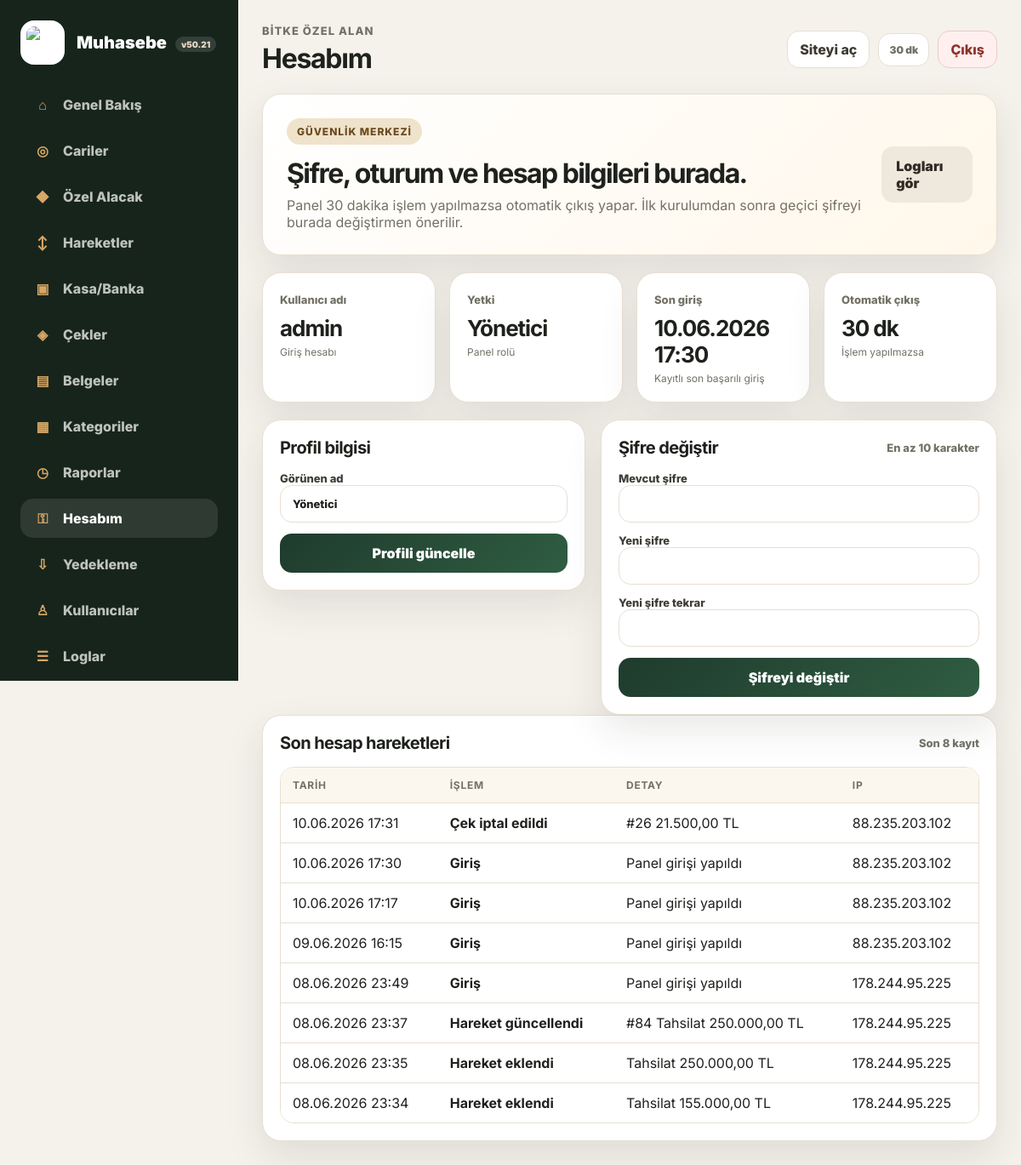
Page /hesabim.php (signed in) on the committed database.
### tables this page shows
CREATE TABLE users (
        id INTEGER PRIMARY KEY AUTOINCREMENT,
        username TEXT NOT NULL UNIQUE,
        display_name TEXT NOT NULL,
        password_hash TEXT NOT NULL,
        role TEXT NOT NULL DEFAULT 'editor',
        is_active INTEGER NOT NULL DEFAULT 1,
        last_login TEXT,
        created_at TEXT NOT NULL,
        updated_at TEXT NOT NULL
    );

CREATE TABLE logs (
        id INTEGER PRIMARY KEY AUTOINCREMENT,
        user_id INTEGER,
        username TEXT,
        action TEXT NOT NULL,
        detail TEXT,
        ip TEXT,
        created_at TEXT NOT NULL,
        FOREIGN KEY(user_id) REFERENCES users(id) ON DELETE SET NULL
    );

### bootstrap.php (called while the page is built, shortened)
<?php
function db(): PDO
{
    static $pdo = null;
    if ($pdo instanceof PDO) return $pdo;
    $pdo = new PDO('sqlite:' . DB_PATH);
    $pdo->setAttribute(PDO::ATTR_ERRMODE, PDO::ERRMODE_EXCEPTION);
    $pdo->setAttribute(PDO::ATTR_DEFAULT_FETCH_MODE, PDO::FETCH_ASSOC);
    $pdo->exec('PRAGMA foreign_keys = ON');
    return $pdo;
}
function e($value): string { return htmlspecialchars((string)$value, ENT_QUOTES, 'UTF-8'); }
function is_logged_in(): bool { return !empty($_SESSION['user_id']); }
function current_user(): ?array
{
    static $cached = null;
    if ($cached !== null) return $cached;
    $stmt = db()->prepare('SELECT * FROM users WHERE id = ? AND is_active = 1');
    $stmt->execute([$_SESSION['user_id']]);
    $cached = $stmt->fetch() ?: null;
    return $cached;
}
function require_login(): void
{
    if (!is_logged_in() || !current_user()) redirect('index.php');
}
function user_role(): string { $u = current_user(); return $u['role'] ?? 'viewer'; }
function is_admin(): bool { return user_role() === 'admin'; }
function tr_datetime(?string $date): string { if (!$date) return '-'; $ts = strtotime($date); return $ts ? date('d.m.Y H:i', $ts) : e($date); }
function role_label(string $role): string { return ['admin'=>'Yönetici','editor'=>'Düzenleyici','viewer'=>'Görüntüleyici'][$role] ?? $role; }

### hesabim.php (the view, shortened to what this page needs)
<?php
require_once __DIR__ . '/layout.php';
require_login();
$u = current_user();
$lastLogs = db()->prepare('SELECT * FROM logs WHERE user_id = ? ORDER BY id DESC LIMIT 8');
$lastLogs->execute([$u['id']]);
$lastLogs = $lastLogs->fetchAll();
?>
<section class="hero-card">
  <div>
    <span class="status-pill">Güvenlik merkezi</span>
    <h2>Şifre, oturum ve hesap bilgileri burada.</h2>
    <p>Panel 30 dakika işlem yapılmazsa otomatik çıkış yapar. İlk kurulumdan sonra geçici şifreyi burada değiştirmen önerilir.</p>
  </div>
  <div class="hero-actions"><?php if (is_admin()): ?><a class="btn btn-secondary" href="loglar.php">Logları gör</a><?php endif; ?></div>
</section>
<section class="stats-grid four">
  <article class="stat-card"><span>Kullanıcı adı</span><strong><?php echo e($u['username']); ?></strong><small>Giriş hesabı</small></article>
  <article class="stat-card"><span>Yetki</span><strong><?php echo e(role_label($u['role'])); ?></strong><small>Panel rolü</small></article>
  <article class="stat-card"><span>Son giriş</span><strong><?php echo e(tr_datetime($u['last_login'])); ?></strong><small>Kayıtlı son başarılı giriş</small></article>
  <article class="stat-card"><span>Otomatik çıkış</span><strong><?php echo (int)(SESSION_TIMEOUT_SECONDS / 60); ?> dk</strong><small>İşlem yapılmazsa</small></article>
</section>
<section class="content-grid compact">
  <article class="panel-card form-card">
    <div class="card-head"><h3>Profil bilgisi</h3></div>
    <form method="post" class="stack-form">
      <label>Görünen ad<input name="display_name" required value="<?php echo e($u['display_name']); ?>"></label>
      <button class="btn btn-primary" type="submit">Profili güncelle</button>
    </form>
  </article>
  <article class="panel-card form-card">
    <div class="card-head"><h3>Şifre değiştir</h3><span>En az 10 karakter</span></div>
    <form method="post" class="stack-form" autocomplete="off">
      <label>Mevcut şifre<input type="password" name="current_password" required autocomplete="current-password"></label>
      <label>Yeni şifre<input type="password" name="new_password" required minlength="10" autocomplete="new-password"></label>
      <label>Yeni şifre tekrar<input type="password" name="repeat_password" required minlength="10" autocomplete="new-password"></label>
      <button class="btn btn-primary" type="submit">Şifreyi değiştir</button>
    </form>
  </article>
</section>
<section class="panel-card">
  <div class="card-head"><h3>Son hesap hareketleri</h3><span>Son 8 kayıt</span></div>
  <div class="table-wrap"><table><thead><tr><th>Tarih</th><th>İşlem</th><th>Detay</th><th>IP</th></tr></thead><tbody>
    <?php foreach($lastLogs as $l): ?><tr><td><?php echo e(tr_datetime($l['created_at'])); ?></td><td><strong><?php echo e($l['action']); ?></strong></td><td><?php echo e($l['detail']); ?></td><td><?php echo e($l['ip']); ?></td></tr><?php endforeach; ?>
  </tbody></table></div>
</section>

### assets/muhasebe.css (style rules this page uses)
:root { --bg:#f5f2ec;--surface:#fffaf3;--card:#ffffff;--text:#1e211c;--muted:#737166;--border:#e7dfd1;--primary:#1f3b2d;--primary-2:#2f5d42;--accent:#c8914b;--danger:#b9423a;--success:#297a4a;--warning:#9b6a1a;--info:#2f5c8f;--shadow:0 18px 45px rgba(40,35,25,.10);--radius:22px }
* { box-sizing:border-box }
body { margin:0;font-family:Inter,system-ui,-apple-system,Segoe UI,sans-serif;background:var(--bg);color:var(--text) }
a { color:inherit;text-decoration:none }
button,input,select,textarea { font:inherit }
.login-heading span,.status-pill { display:inline-flex;align-items:center;gap:8px;padding:8px 12px;border-radius:999px;background:#efe3cc;color:#6c4a1e;font-size:12px;font-weight:800;letter-spacing:.08em;text-transform:uppercase }
.login-form label,.stack-form label { font-size:13px;font-weight:800;color:#403d35 }
.login-form input,.stack-form input,.stack-form select,.stack-form textarea,.filterbar input,.filterbar select,td input,td select { width:100%;border:1px solid var(--border);background:#fff;border-radius:14px;padding:13px 14px;outline:none;color:var(--text) }
.login-form button,.btn { border:0;border-radius:14px;padding:13px 17px;font-weight:900;cursor:pointer;display:inline-flex;align-items:center;justify-content:center;gap:8px }
.login-form button,.btn-primary { background:linear-gradient(135deg,var(--primary),var(--primary-2));color:#fff }
.btn-secondary { background:#efe8dd;color:#2f2c25 }
.hero-card,.panel-card,.stat-card { background:var(--card);border:1px solid var(--border);box-shadow:var(--shadow);border-radius:var(--radius) }
.hero-card { padding:28px;display:flex;justify-content:space-between;gap:22px;align-items:center;margin-bottom:20px;background:linear-gradient(135deg,#fff,#fff7ea) }
.hero-card h2 { font-size:32px;line-height:1.1;letter-spacing:-.05em;margin:16px 0 10px }
.hero-card p { margin:0;color:var(--muted);max-width:760px }
.hero-actions { display:flex;gap:10px;flex-wrap:wrap }
.stats-grid { display:grid;grid-template-columns:repeat(4,minmax(0,1fr));gap:16px;margin:20px 0 }
.stats-grid.four { grid-template-columns:repeat(4,minmax(0,1fr)) }
.stat-card { padding:20px }
.stat-card span { color:var(--muted);font-size:13px;font-weight:800 }
.stat-card strong { display:block;font-size:26px;margin:9px 0 5px;letter-spacing:-.04em }
.stat-card small,td small { display:block;color:var(--muted);font-size:12px;margin-top:4px }
.content-grid { display:grid;grid-template-columns:1.35fr .85fr;gap:18px;margin-top:18px }
.content-grid.compact { grid-template-columns:380px 1fr }
.panel-card { padding:20px;min-width:0 }
.card-head { display:flex;align-items:center;justify-content:space-between;gap:12px;margin-bottom:16px }
.card-head h3 { margin:0;font-size:20px;letter-spacing:-.03em }
.card-head a,.card-head span { font-size:13px;color:var(--muted);font-weight:800 }
.table-wrap { overflow:auto;border-radius:16px;border:1px solid var(--border) }
table { width:100%;border-collapse:collapse;background:#fff }
th,td { padding:13px 14px;border-bottom:1px solid var(--border);text-align:left;vertical-align:middle }
th { font-size:12px;text-transform:uppercase;letter-spacing:.06em;color:var(--muted);background:#fbf7ee }
tr:last-child td { border-bottom:0 }
.stack-form { display:grid;gap:13px }
.form-card { align-self:start }

### rows in the picture
users: username "admin", role "Yönetici", last_login "10.06.2026 17:30", display_name "Yönetici"
logs: created_at "10.06.2026 17:31", action "Çek iptal edildi", detail "#26 21.500,00 TL", ip "88.235.203.102"
logs: created_at "10.06.2026 17:30", action "Giriş", detail "Panel girişi yapıldı", ip "88.235.203.102"
logs: created_at "10.06.2026 17:17", action "Giriş", detail "Panel girişi yapıldı", ip "88.235.203.102"
logs: created_at "09.06.2026 16:15", action "Giriş", detail "Panel girişi yapıldı", ip "88.235.203.102"
logs: created_at "08.06.2026 23:49", action "Giriş", detail "Panel girişi yapıldı", ip "178.244.95.225"
logs: created_at "08.06.2026 23:37", action "Hareket güncellendi", detail "#84 Tahsilat 250.000,00 TL", ip "178.244.95.225"
logs: created_at "08.06.2026 23:35", action "Hareket eklendi", detail "Tahsilat 250.000,00 TL", ip "178.244.95.225"
logs: created_at "08.06.2026 23:34", action "Hareket eklendi", detail "Tahsilat 155.000,00 TL", ip "178.244.95.225"

### other values in the picture
APP_VERSION "v50.21"
$item[3] "⌂"
$item[2] "Genel Bakış"
$item[3] "◎"
$item[2] "Cariler"
$item[3] "◆"
$item[2] "Özel Alacak"
$item[3] "↕"
$item[2] "Hareketler"
$item[3] "▣"
$item[2] "Kasa/Banka"
$item[3] "◈"
$item[2] "Çekler"
$item[3] "▤"
$item[2] "Belgeler"
